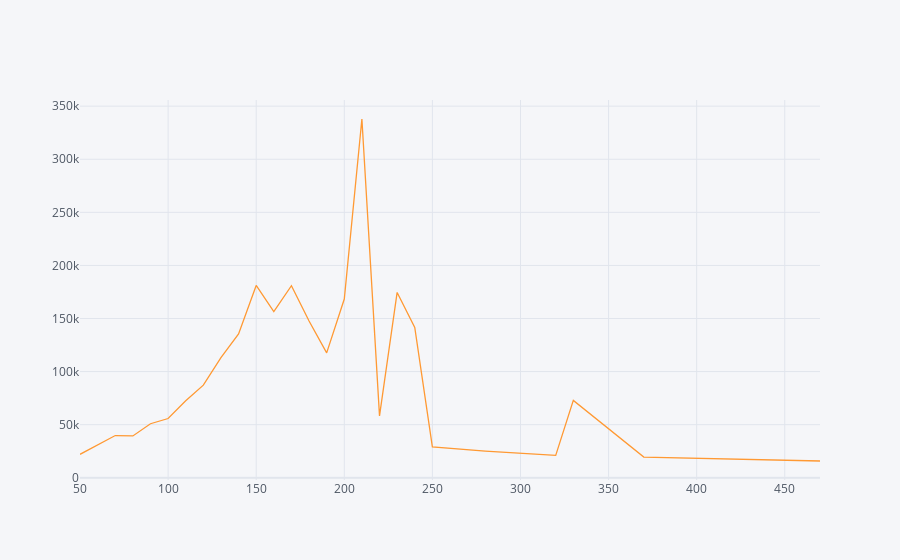

Notebook cell for this chart:
### Code cell
runtimeRatingsDf.iplot(x="runtime_bin", y="avg_num_votes", asFigure=True)

### Figure 1 — Plotly figure (JSON) as saved in the notebook; plotly's stock layout.template omitted (floating-point values rounded to 4 significant figures)
{"data": [{"line": {"color": "rgba(255, 153, 51, 1.0)", "dash": "solid", "shape": "linear", "width": 1.3}, "mode": "lines", "name": "avg_num_votes", "text": "", "type": "scatter", "x": [50, 70, 80, 90, 100, 110, 120, 130, 140, 150, 160, 170, 180, 190, 200, 210, 220, 230, 240, 250, 280, 320, 330, 370, 470], "y": [22100.0, 39780.0, 39400.0, 50920.0, 55820.0, 72540.0, 87220.0, 113100.0, 135500.0, 181100.0, 156500.0, 180900.0, 147700.0, 117700.0, 168300.0, 337900.0, 58290.0, 174600.0, 141624, 29040.0, 25024, 21085, 72892, 19503, 15804]}], "layout": {"legend": {"bgcolor": "#F5F6F9", "font": {"color": "#4D5663"}}, "paper_bgcolor": "#F5F6F9", "plot_bgcolor": "#F5F6F9", "title": {"font": {"color": "#4D5663"}}, "xaxis": {"gridcolor": "#E1E5ED", "showgrid": true, "tickfont": {"color": "#4D5663"}, "title": {"font": {"color": "#4D5663"}, "text": ""}, "zerolinecolor": "#E1E5ED"}, "yaxis": {"gridcolor": "#E1E5ED", "showgrid": true, "tickfont": {"color": "#4D5663"}, "title": {"font": {"color": "#4D5663"}, "text": ""}, "zerolinecolor": "#E1E5ED"}}}
